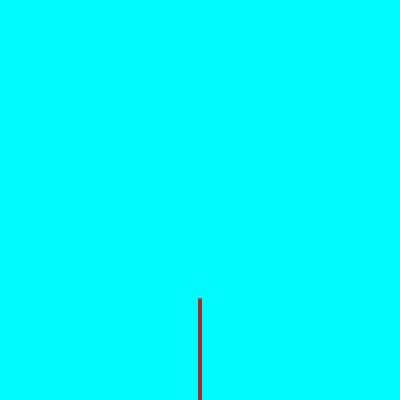
Frame 1 (no input)
Frame 60 (no input): identical to frame 1, image omitted
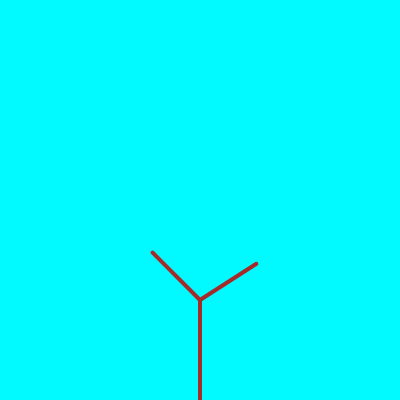
Frame 120 (the mouse pressed at the canvas centre since frame 60)

The p5.js sketch that drew these frames (run headless with seeded random() and noise() and a simulated clock; from frame 60 on, the mouse is pressed at the canvas centre):

// p5.js sketch
// ── sketch.js
class Branch{
  constructor(begin,end,length){
    this.begin=begin.copy();
    this.end=end.copy();
    this.length=length;
    this.segment=false;
    this.draw=false;
  }
  generate(){
    this.segment=true;
    this.dir=p5.Vector.sub(this.end,this.begin);
    
    var temp1=this.dir.copy();
    temp1.rotate(angle.value());
    temp1.mult(0.67);
    var temp1_end=p5.Vector.add(this.end,temp1);
    
    var temp2=this.dir.copy();
    temp2.rotate(-PI/4);
    temp2.mult(0.67);
    var temp2_end=p5.Vector.add(this.end,temp2);
    
    var gen1=new Branch(this.end,temp1_end,this.length*0.67);
    var gen2=new Branch(this.end,temp2_end,this.length*0.67);
    
    var temp=[];
    temp.push(gen1);
    temp.push(gen2);
    return temp;
  }
  show(){
    this.draw=true;
    stroke(165,42,42);
    line(this.begin.x,this.begin.y,this.end.x,this.end.y);
  }
}
/***************************************************/
var _root,root;
var len=100;
var branch=[];
var len_count=100;
var angle;
var leaf_nodes=[];
var thres=false; 

function mousePressed(){
  if(len_count<30){
    thres=true;
    return;
  }
  len_count*=0.67;
  for(var x=branch.length-1;x>=0;x--){
    // console.log(x,x,)
    if(!branch[x].segment){
      var seg=branch[x].generate();
      for(var y of seg){
        branch.push(y);
      }
    }
  }
}

function drawLeaves(arr){
  noStroke();
  fill(0,155,0,100)
  for(var ar of arr){
    ellipse(ar.end.x,ar.end.y,20,8,);
  }
}

var angle;

function setup() {
  createCanvas(400, 400);
  root_begin=createVector(width/2,height);
  root_end=createVector(width/2,height-len);
  node = new Branch(root_begin,root_end,len);
  branch.push(node);
  strokeWeight(4);
  angle=createSlider(0,PI/2,1,0.001);
}

function draw() {
  background(0,250,255);
  stroke(165,42,42);
  
  for(x of branch){
    if(thres){
      if(!x.segment){
        leaf_nodes.push(x);
      }
    }
    x.show();
    if(thres){
      drawLeaves(leaf_nodes);
    }
    // noLoop();
  }
}
